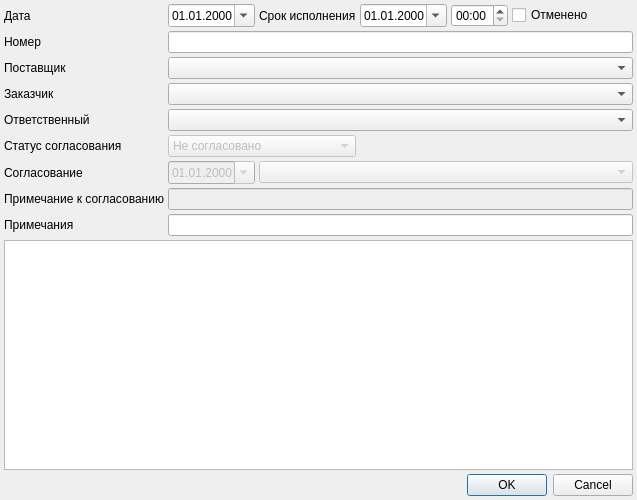
<?xml version="1.0" encoding="UTF-8"?>
<ui version="4.0">
 <class>StockRequisitionDialog</class>
 <widget class="QDialog" name="StockRequisitionDialog">
  <property name="geometry">
   <rect>
    <x>0</x>
    <y>0</y>
    <width>637</width>
    <height>500</height>
   </rect>
  </property>
  <property name="windowTitle">
   <string>Требование на поставку ЛСиИМН</string>
  </property>
  <layout class="QGridLayout" name="gridLayout">
   <property name="margin">
    <number>4</number>
   </property>
   <property name="spacing">
    <number>4</number>
   </property>
   <item row="0" column="2">
    <widget class="QLabel" name="lblDeadline">
     <property name="sizePolicy">
      <sizepolicy hsizetype="Maximum" vsizetype="Preferred">
       <horstretch>0</horstretch>
       <verstretch>0</verstretch>
      </sizepolicy>
     </property>
     <property name="text">
      <string>Срок исполнения</string>
     </property>
     <property name="buddy">
      <cstring>edtDeadlineDate</cstring>
     </property>
    </widget>
   </item>
   <item row="8" column="0">
    <widget class="QLabel" name="lblAgreementNote">
     <property name="text">
      <string>Примечание к согласованию</string>
     </property>
    </widget>
   </item>
   <item row="7" column="1">
    <widget class="CDateEdit" name="edtAgreementDate">
     <property name="enabled">
      <bool>false</bool>
     </property>
     <property name="displayFormat">
      <string>dd.MM.yyyy</string>
     </property>
     <property name="calendarPopup">
      <bool>true</bool>
     </property>
    </widget>
   </item>
   <item row="7" column="0">
    <widget class="QLabel" name="lblAgreement">
     <property name="text">
      <string>Согласование</string>
     </property>
    </widget>
   </item>
   <item row="0" column="3">
    <widget class="CDateEdit" name="edtDeadlineDate">
     <property name="sizePolicy">
      <sizepolicy hsizetype="Maximum" vsizetype="Fixed">
       <horstretch>0</horstretch>
       <verstretch>0</verstretch>
      </sizepolicy>
     </property>
     <property name="displayFormat">
      <string>dd.MM.yyyy</string>
     </property>
     <property name="calendarPopup">
      <bool>true</bool>
     </property>
    </widget>
   </item>
   <item row="3" column="0">
    <widget class="QLabel" name="lblSupplier">
     <property name="sizePolicy">
      <sizepolicy hsizetype="Maximum" vsizetype="Preferred">
       <horstretch>0</horstretch>
       <verstretch>0</verstretch>
      </sizepolicy>
     </property>
     <property name="text">
      <string>Поставщик</string>
     </property>
     <property name="buddy">
      <cstring>cmbSupplier</cstring>
     </property>
    </widget>
   </item>
   <item row="9" column="0">
    <widget class="QLabel" name="lblNote">
     <property name="text">
      <string>Примечания</string>
     </property>
     <property name="buddy">
      <cstring>edtNote</cstring>
     </property>
    </widget>
   </item>
   <item row="0" column="4">
    <widget class="QTimeEdit" name="edtDeadlineTime">
     <property name="sizePolicy">
      <sizepolicy hsizetype="Maximum" vsizetype="Fixed">
       <horstretch>0</horstretch>
       <verstretch>0</verstretch>
      </sizepolicy>
     </property>
     <property name="displayFormat">
      <string>HH:mm</string>
     </property>
    </widget>
   </item>
   <item row="8" column="1" colspan="5">
    <widget class="QLineEdit" name="edtAgreementNote">
     <property name="enabled">
      <bool>false</bool>
     </property>
    </widget>
   </item>
   <item row="2" column="1" colspan="5">
    <widget class="QLineEdit" name="edtNumber"/>
   </item>
   <item row="0" column="1">
    <widget class="CDateEdit" name="edtDate">
     <property name="sizePolicy">
      <sizepolicy hsizetype="Maximum" vsizetype="Fixed">
       <horstretch>0</horstretch>
       <verstretch>0</verstretch>
      </sizepolicy>
     </property>
     <property name="displayFormat">
      <string>dd.MM.yyyy</string>
     </property>
     <property name="calendarPopup">
      <bool>true</bool>
     </property>
    </widget>
   </item>
   <item row="3" column="1" colspan="5">
    <widget class="CStorageComboBox" name="cmbSupplier">
     <property name="sizePolicy">
      <sizepolicy hsizetype="Expanding" vsizetype="Fixed">
       <horstretch>0</horstretch>
       <verstretch>0</verstretch>
      </sizepolicy>
     </property>
    </widget>
   </item>
   <item row="2" column="0">
    <widget class="QLabel" name="lblNumber">
     <property name="text">
      <string>Номер</string>
     </property>
    </widget>
   </item>
   <item row="10" column="0" colspan="6">
    <widget class="CInDocTableView" name="tblItems">
     <property name="sizePolicy">
      <sizepolicy hsizetype="Preferred" vsizetype="Expanding">
       <horstretch>0</horstretch>
       <verstretch>0</verstretch>
      </sizepolicy>
     </property>
    </widget>
   </item>
   <item row="9" column="1" colspan="5">
    <widget class="QLineEdit" name="edtNote"/>
   </item>
   <item row="0" column="5">
    <widget class="QCheckBox" name="chkRevoked">
     <property name="text">
      <string>Отменено</string>
     </property>
    </widget>
   </item>
   <item row="0" column="0">
    <widget class="QLabel" name="lblDate">
     <property name="sizePolicy">
      <sizepolicy hsizetype="Maximum" vsizetype="Preferred">
       <horstretch>0</horstretch>
       <verstretch>0</verstretch>
      </sizepolicy>
     </property>
     <property name="text">
      <string>Дата</string>
     </property>
     <property name="buddy">
      <cstring>edtDate</cstring>
     </property>
    </widget>
   </item>
   <item row="4" column="0">
    <widget class="QLabel" name="lblRecipient">
     <property name="sizePolicy">
      <sizepolicy hsizetype="Maximum" vsizetype="Preferred">
       <horstretch>0</horstretch>
       <verstretch>0</verstretch>
      </sizepolicy>
     </property>
     <property name="text">
      <string>Заказчик</string>
     </property>
     <property name="buddy">
      <cstring>cmbRecipient</cstring>
     </property>
    </widget>
   </item>
   <item row="11" column="0" colspan="6">
    <widget class="QDialogButtonBox" name="buttonBox">
     <property name="orientation">
      <enum>Qt::Horizontal</enum>
     </property>
     <property name="standardButtons">
      <set>QDialogButtonBox::Cancel|QDialogButtonBox::Ok</set>
     </property>
    </widget>
   </item>
   <item row="4" column="1" colspan="5">
    <widget class="CStorageComboBox" name="cmbRecipient">
     <property name="sizePolicy">
      <sizepolicy hsizetype="Expanding" vsizetype="Fixed">
       <horstretch>0</horstretch>
       <verstretch>0</verstretch>
      </sizepolicy>
     </property>
    </widget>
   </item>
   <item row="6" column="0">
    <widget class="QLabel" name="lblAgreementStatus">
     <property name="text">
      <string>Статус согласования</string>
     </property>
    </widget>
   </item>
   <item row="7" column="2" colspan="4">
    <widget class="CPersonComboBoxEx" name="cmbAgreementPerson">
     <property name="enabled">
      <bool>false</bool>
     </property>
    </widget>
   </item>
   <item row="6" column="1" colspan="2">
    <widget class="QComboBox" name="cmbAgreementStatus">
     <property name="enabled">
      <bool>false</bool>
     </property>
     <item>
      <property name="text">
       <string>Не согласовано</string>
      </property>
     </item>
     <item>
      <property name="text">
       <string>Согласовано</string>
      </property>
     </item>
     <item>
      <property name="text">
       <string>Отклонено</string>
      </property>
     </item>
    </widget>
   </item>
   <item row="5" column="0">
    <widget class="QLabel" name="lblRecipientPerson">
     <property name="text">
      <string>Ответственный</string>
     </property>
    </widget>
   </item>
   <item row="5" column="1" colspan="5">
    <widget class="CPersonComboBoxEx" name="cmbRecipientPerson"/>
   </item>
  </layout>
 </widget>
 <customwidgets>
  <customwidget>
   <class>CDateEdit</class>
   <extends>QDateEdit</extends>
   <header>library/DateEdit</header>
  </customwidget>
  <customwidget>
   <class>CInDocTableView</class>
   <extends>QTableView</extends>
   <header>library/InDocTable.h</header>
  </customwidget>
  <customwidget>
   <class>CStorageComboBox</class>
   <extends>QComboBox</extends>
   <header>Orgs/OrgStructComboBoxes.h</header>
  </customwidget>
  <customwidget>
   <class>CPersonComboBoxEx</class>
   <extends>QComboBox</extends>
   <header>Orgs/PersonComboBoxEx.h</header>
  </customwidget>
 </customwidgets>
 <tabstops>
  <tabstop>edtDate</tabstop>
  <tabstop>edtDeadlineDate</tabstop>
  <tabstop>edtDeadlineTime</tabstop>
  <tabstop>chkRevoked</tabstop>
  <tabstop>edtNumber</tabstop>
  <tabstop>cmbSupplier</tabstop>
  <tabstop>cmbRecipient</tabstop>
  <tabstop>cmbRecipientPerson</tabstop>
  <tabstop>cmbAgreementStatus</tabstop>
  <tabstop>edtAgreementDate</tabstop>
  <tabstop>cmbAgreementPerson</tabstop>
  <tabstop>edtAgreementNote</tabstop>
  <tabstop>edtNote</tabstop>
  <tabstop>tblItems</tabstop>
  <tabstop>buttonBox</tabstop>
 </tabstops>
 <resources/>
 <connections>
  <connection>
   <sender>buttonBox</sender>
   <signal>accepted()</signal>
   <receiver>StockRequisitionDialog</receiver>
   <slot>accept()</slot>
   <hints>
    <hint type="sourcelabel">
     <x>252</x>
     <y>447</y>
    </hint>
    <hint type="destinationlabel">
     <x>157</x>
     <y>274</y>
    </hint>
   </hints>
  </connection>
  <connection>
   <sender>buttonBox</sender>
   <signal>rejected()</signal>
   <receiver>StockRequisitionDialog</receiver>
   <slot>reject()</slot>
   <hints>
    <hint type="sourcelabel">
     <x>320</x>
     <y>447</y>
    </hint>
    <hint type="destinationlabel">
     <x>286</x>
     <y>274</y>
    </hint>
   </hints>
  </connection>
 </connections>
</ui>
